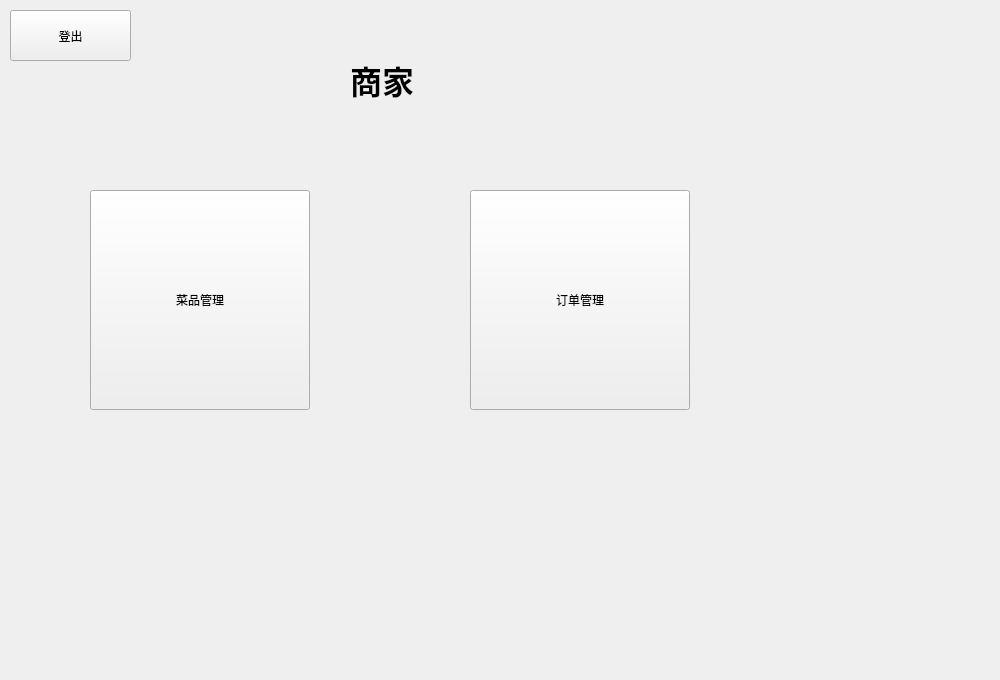
<?xml version="1.0" encoding="UTF-8"?>
<ui version="4.0">
 <class>sever_mainp</class>
 <widget class="QWidget" name="sever_mainp">
  <property name="geometry">
   <rect>
    <x>0</x>
    <y>0</y>
    <width>1000</width>
    <height>680</height>
   </rect>
  </property>
  <property name="windowTitle">
   <string>Form</string>
  </property>
  <widget class="QLabel" name="label">
   <property name="geometry">
    <rect>
     <x>350</x>
     <y>50</y>
     <width>101</width>
     <height>61</height>
    </rect>
   </property>
   <property name="text">
    <string>&lt;html&gt;&lt;head/&gt;&lt;body&gt;&lt;p&gt;&lt;span style=&quot; font-size:24pt; font-weight:700;&quot;&gt;商家&lt;/span&gt;&lt;/p&gt;&lt;/body&gt;&lt;/html&gt;</string>
   </property>
  </widget>
  <widget class="QPushButton" name="order_manage">
   <property name="geometry">
    <rect>
     <x>470</x>
     <y>190</y>
     <width>220</width>
     <height>220</height>
    </rect>
   </property>
   <property name="minimumSize">
    <size>
     <width>220</width>
     <height>220</height>
    </size>
   </property>
   <property name="text">
    <string>订单管理</string>
   </property>
  </widget>
  <widget class="QPushButton" name="back">
   <property name="geometry">
    <rect>
     <x>10</x>
     <y>10</y>
     <width>121</width>
     <height>51</height>
    </rect>
   </property>
   <property name="maximumSize">
    <size>
     <width>1000</width>
     <height>640</height>
    </size>
   </property>
   <property name="sizeIncrement">
    <size>
     <width>1000</width>
     <height>640</height>
    </size>
   </property>
   <property name="text">
    <string>登出</string>
   </property>
  </widget>
  <widget class="QPushButton" name="food_manage">
   <property name="geometry">
    <rect>
     <x>90</x>
     <y>190</y>
     <width>220</width>
     <height>220</height>
    </rect>
   </property>
   <property name="minimumSize">
    <size>
     <width>220</width>
     <height>220</height>
    </size>
   </property>
   <property name="text">
    <string>菜品管理</string>
   </property>
  </widget>
 </widget>
 <resources/>
 <connections/>
</ui>
